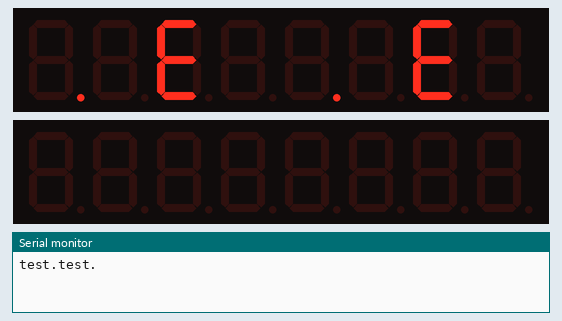
The sketch below on a simulated Arduino Uno, built with avr-gcc and run on an emulated ATmega328P. On the bench: 2 × 8-digit seven-segment display, the last lines printed to the serial monitor.

Above: at 0.1 s.
At 2.1 s:
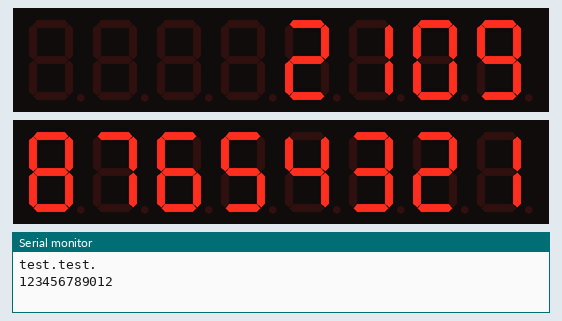
At 4.1 s:
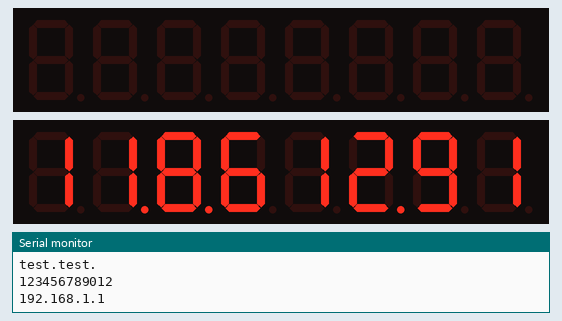
At 6.1 s:
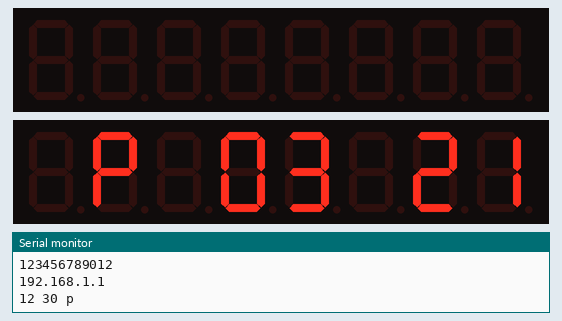
At 8.1 s:
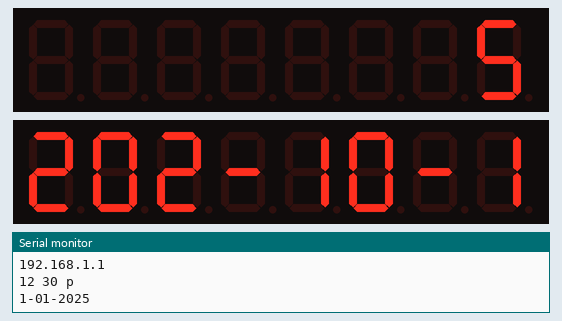
At 39.57 s:
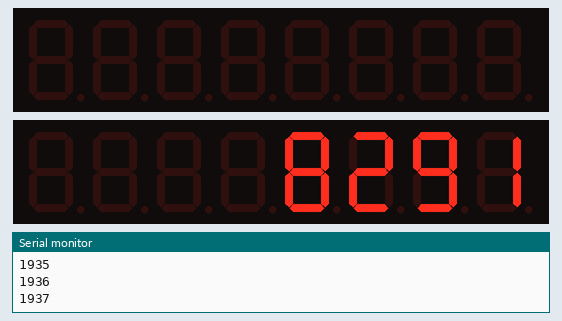

Measured:
- what the display in image 1 shows lasts 2.0 s, from 2.0 s to 4.0 s

The sketch:

ard_12digit_example.ino
```cpp
#include "LedController.hpp"
// #include "Arduino.h"

// https://github.com/noah1510/LedController/blob/master/examples/english/7-Segment-counting/7-Segment-counting.ino
// Set Display Pins
#define DIN 35
#define CLK 36
#define CS 34

LedController<2, 1> lc;
int delaytime = 2000;
char testMessage[] = "this is a test";
String countUp;
/*
Section 1 is the first 8 digits. Section 0 is the last 4
 section 1    section 0
 88888888     8888
*/

byte numberList[]{ //
  0b1111110,  // 0
  0b0110000,  // 1
  0b1101101,  // 2
  0b1111001,  // 3
  0b0110011,  // 4
  0b1011011,  // 5
  0b1011111,  // 6
  0b1110000,  // 7
  0b1111111,  // 8
  0b1111011   // 9
};

void setup() {
  Serial.begin(9600);

  //Here a new LedController object is created without hardware SPI.
  lc = LedController<2, 1>(DIN, CLK, CS);

  // Set the brightness to a medium values
  lc.setIntensity(8);
  // and clear the display
  lc.clearMatrix();
}

void outputString(String message) {
  int position = 0; // Keeps track of digit location
  int section = 1; // First section is the first 9 digits. Section 0 has 4 digits
  bool dotList[] = { false, false, false, false, false,
  false, false, false, false, false, false, false }; // Decimal location. 1 indicates a decimal in that location


  lc.clearMatrix();
  Serial.println(message);

  // Updates dotList where decimals are located with true (marking the location)
  // Decimal points are removed from the string
  int indexOfDot = message.indexOf('.', 1);
  while (indexOfDot != -1) {
    dotList[indexOfDot - 1] = true;
    message.remove(indexOfDot, 1);
    indexOfDot = message.indexOf('.', indexOfDot);
  };

  position = 0;

  for (int i = 0; i < message.length(); i++) {
    if (position > 7) { // if position is greater than 7. Move to the next section (section 0)
      section = 0; // Section 1 is the first 8 digits. Section 0 is the last 4
      position = position - 8;
    }

    // sets the section, position, char to display, and if decimal is lit
    lc.setChar(section, position, message[i], dotList[i]);
    position++;
  }
}

void loop() {
  // DEMO
  lc.clearMatrix();

  outputString("test.test.");
  delay(delaytime);

  lc.setIntensity(1);
  outputString("123456789012");
  delay(delaytime);

  outputString("192.168.1.1");
  delay(delaytime);

  lc.setIntensity(8);
  outputString("12 30 p");
  delay(delaytime);

  lc.setIntensity(15);
  outputString("1-01-2025");
  delay(delaytime);

  lc.clearMatrix();

  for (int x=0; x<10000 ; x++) {
  countUp = String(x);
  outputString(countUp);
  delay(10);
  }
}
```
